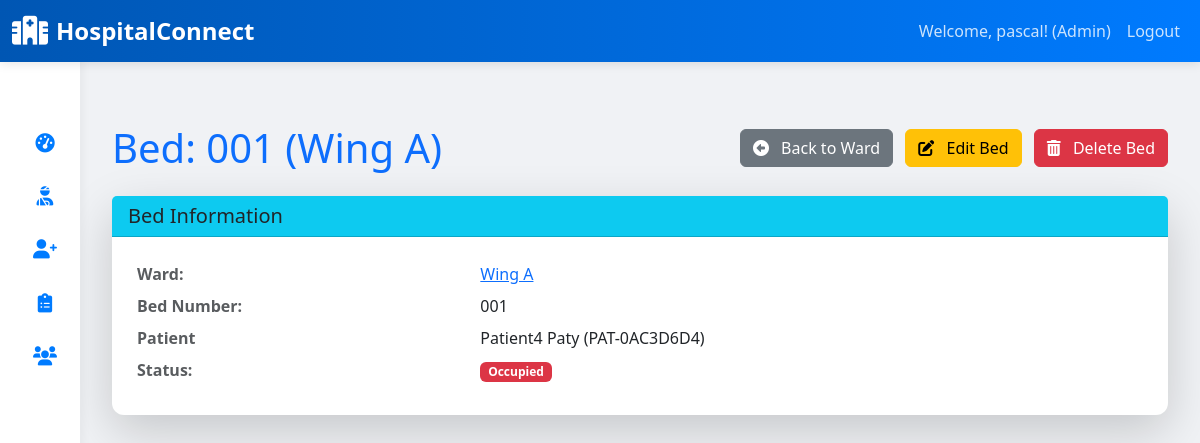
The app's page /beds/1/ (signed in), older data.
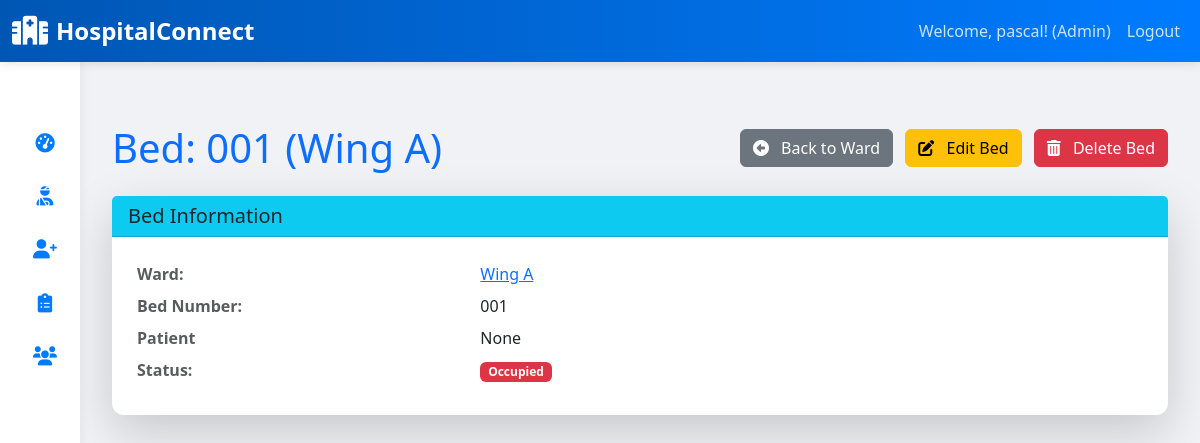
The same page, newer data.
### clinical_app/models.py (models this page shows, shortened)
class Bed(models.Model):
    ward = models.ForeignKey(Ward, on_delete=models.CASCADE, related_name='beds')
    bed_number = models.CharField(max_length=20)
    assigned_nurse = models.ForeignKey(Nurse, on_delete=models.SET_NULL, null=True, blank=True, related_name='assigned_beds')
    patient = models.OneToOneField('Patient', on_delete=models.SET_NULL, null=True, blank=True, related_name='bed_assigned') # Assuming you have a Patient model
    is_occupied = models.BooleanField(default=False) # Will be updated by save method or form
    patient = models.OneToOneField(
        'Patient',            # 'Patient' as string if Patient is defined later in the file
        on_delete=models.SET_NULL, # When a patient record is deleted, set this bed's patient to NULL
        null=True,             # A bed can be empty
        blank=True,            # Allow empty in forms
        related_name='current_bed', # Allows patient.current_bed to get the bed object
        help_text="The patient currently assigned to this bed. Null if bed is empty."
    )
    class Meta:
        unique_together = ('ward', 'bed_number')
    def save(self, *args, **kwargs):
        self.is_occupied = self.patient is not None
        super().save(*args, **kwargs)

class Patient(models.Model):
    user = models.OneToOneField(User, on_delete=models.CASCADE, primary_key=True, limit_choices_to={'user_type': 'patient'})
    patient_id = models.CharField(max_length=20, unique=True, editable=False) # Auto-generated patient ID
    blood_group_choices = (
        ('A+', 'A+'), ('A-', 'A-'),
        ('B+', 'B+'), ('B-', 'B-'),
        ('AB+', 'AB+'), ('AB-', 'AB-'),
        ('O+', 'O+'), ('O-', 'O-'),
    )
    blood_group = models.CharField(max_length=5, choices=blood_group_choices, blank=True, null=True)
    emergency_contact_name = models.CharField(max_length=100)
    emergency_contact_phone = models.CharField(max_length=20)
    allergies = models.TextField(blank=True, null=True, help_text="List known allergies (e.g., medications, food)")
    pre_existing_conditions = models.TextField(blank=True, null=True, help_text="List any chronic conditions")
    registration_date = models.DateTimeField(auto_now_add=True)
    def __str__(self):
        return f"{self.user.first_name} {self.user.last_name} ({self.patient_id})"

class User(AbstractUser):
    USER_TYPE_CHOICES = (
        ('admin', 'Administrator'),
        ('doctor', 'Doctor'),
        ('nurse', 'Nurse'),
        ('pharmacist', 'Pharmacist'),
        ('lab_tech', 'Lab Technician'),
        ('radiologist', 'Radiologist'),
        ('patient', 'Patient'),
        ('receptionist', 'Receptionist'),
        ('procurement_officer', 'Procurement Officer'),
    )
    user_type = models.CharField(max_length=20, choices=USER_TYPE_CHOICES, default='patient')
    phone_number = models.CharField(max_length=20, blank=True, null=True)
    address = models.TextField(blank=True, null=True)
    date_of_birth = models.DateField(blank=True, null=True)
    gender_choices = (
        ('male', 'Male'),
        ('female', 'Female'),
    )
    gender = models.CharField(max_length=10, choices=gender_choices, blank=True, null=True)
    groups = models.ManyToManyField(
        'auth.Group',
        verbose_name=('groups'),
        blank=True,
        help_text=(
            'The groups this user belongs to. A user will get all permissions '
            'granted to each of their groups.'
        ),
        related_name="clinical_app_user_set", # Changed this line
        related_query_name="clinical_app_user",
    )
    user_permissions = models.ManyToManyField(
        'auth.Permission',
        verbose_name=('user permissions'),
        blank=True,
        help_text=('Specific permissions for this user.'),
        related_name="clinical_app_user_permissions_set", # Changed this line
        related_query_name="clinical_app_user",
    )

class Ward(models.Model):
    name = models.CharField(max_length=100, unique=True)
    ward_type_choices = (
        ('general', 'General'),
        ('private', 'Private'),
        ('icu', 'Intensive Care Unit'),
        ('maternity', 'Maternity'),
        ('pediatric', 'Pediatric'),
        ('oncology', 'Oncology'),
    )
    ward_type = models.CharField(max_length=50, choices=ward_type_choices, default='general')
    capacity = models.IntegerField()

### clinical_app/views.py (the view)
# urls.py: path('beds/<int:pk>/', views.BedDetailView.as_view(), name='bed_detail'),
class BedDetailView(LoginRequiredMixin, UserPassesTestMixin, DetailView):
    model = Bed
    template_name = 'clinical_app/bed_detail.html'
    context_object_name = 'bed'
    def test_func(self):
        return self.request.user.user_type in ['admin', 'nurse', 'receptionist']
    def get_context_data(self, **kwargs):
        context = super().get_context_data(**kwargs)
        context['title'] = f"Bed: {self.object.bed_number} ({self.object.ward.name})"
        return context

### clinical_app/templates/clinical_app/bed_detail.html (shortened to what this page needs)
{% extends "clinical_app/base.html" %}
{% block content %}
<div class="container mt-5">
    <div class="d-flex justify-content-between align-items-center mb-4">
        <h1 class="mb-0 text-primary">{{ title }}</h1>
        <div>
            <a href="{% url 'ward_detail' bed.ward.pk %}" class="btn btn-secondary me-2">
                <i class="fas fa-arrow-alt-circle-left me-2"></i> Back to Ward
            </a>
            {% if request.user.user_type == 'admin' or request.user.user_type == 'nurse' %}
                <a href="{% url 'bed_update' bed.pk %}" class="btn btn-warning me-2">
                    <i class="fas fa-edit me-2"></i> Edit Bed
                </a>
                <a href="{% url 'bed_delete' bed.pk %}" class="btn btn-danger">
                    <i class="fas fa-trash-alt me-2"></i> Delete Bed
                </a>
            {% endif %}
        </div>
    </div>
    <div class="card shadow-lg mb-4">
        <div class="card-header bg-info text-dark custom-header">
            <h5 class="mb-0">Bed Information</h5>
        </div>
        <div class="card-body">
            <dl class="row mb-0">
                <dt class="col-sm-4 text-muted">Ward:</dt>
                <dd class="col-sm-8"><a href="{% url 'ward_detail' bed.ward.pk %}">{{ bed.ward.name }}</a></dd>
                <dt class="col-sm-4 text-muted">Bed Number:</dt>
                <dd class="col-sm-8">{{ bed.bed_number }}</dd>
                <dt class="col-sm-4 text-muted">Patient</dt>
                <dd class="col-sm-8">{{ bed.patient }}</dd>
                <dt class="col-sm-4 text-muted">Status:</dt>
                <dd class="col-sm-8">
                    {% if bed.is_occupied %}
                        <span class="badge bg-danger">Occupied</span>
                    {% else %}
                        <span class="badge bg-success">Available</span>
                    {% endif %}
                </dd>
            </dl>
        </div>
    </div>
</div>
{% endblock %}

Row changes from the older to the newer data that the page shows:
changed Bed "Wing A": patient "Patient4 Paty (PAT-0AC3D6D4)" → "None"
